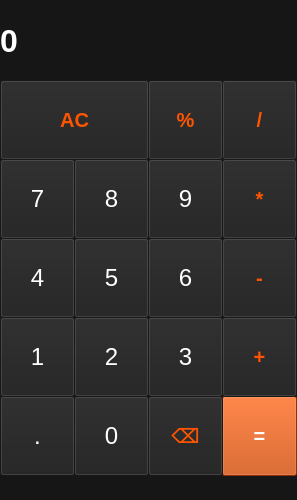
<?xml version="1.0" encoding="UTF-8"?>
<ui version="4.0">
 <class>MainWindow</class>
 <widget class="QMainWindow" name="MainWindow">
  <property name="geometry">
   <rect>
    <x>0</x>
    <y>0</y>
    <width>297</width>
    <height>500</height>
   </rect>
  </property>
  <property name="windowTitle">
   <string>Calculator</string>
  </property>
  <property name="styleSheet">
   <string notr="true">background-color: rgb(22, 22, 22);</string>
  </property>
  <widget class="QWidget" name="centralwidget">
   <widget class="QPushButton" name="btn_0">
    <property name="geometry">
     <rect>
      <x>74</x>
      <y>396</y>
      <width>75</width>
      <height>80</height>
     </rect>
    </property>
    <property name="font">
     <font>
      <pointsize>18</pointsize>
     </font>
    </property>
    <property name="styleSheet">
     <string notr="true">background-color: rgb(33, 33, 33);
color: rgb(255, 255, 255);</string>
    </property>
    <property name="text">
     <string>0</string>
    </property>
   </widget>
   <widget class="QLabel" name="label_result">
    <property name="geometry">
     <rect>
      <x>0</x>
      <y>0</y>
      <width>297</width>
      <height>81</height>
     </rect>
    </property>
    <property name="font">
     <font>
      <pointsize>24</pointsize>
      <weight>75</weight>
      <bold>true</bold>
     </font>
    </property>
    <property name="styleSheet">
     <string notr="true">background-color: rgb(22, 22, 22);
color: rgb(255, 255, 255);</string>
    </property>
    <property name="text">
     <string>0</string>
    </property>
    <property name="margin">
     <number>15</number>
    </property>
   </widget>
   <widget class="QPushButton" name="btn_equal">
    <property name="geometry">
     <rect>
      <x>222</x>
      <y>396</y>
      <width>75</width>
      <height>80</height>
     </rect>
    </property>
    <property name="font">
     <font>
      <pointsize>15</pointsize>
      <weight>75</weight>
      <bold>true</bold>
     </font>
    </property>
    <property name="styleSheet">
     <string notr="true">background-color: rgb(197, 66, 0);
color: rgb(255, 255, 255);</string>
    </property>
    <property name="text">
     <string>=</string>
    </property>
   </widget>
   <widget class="QPushButton" name="btn_1">
    <property name="geometry">
     <rect>
      <x>0</x>
      <y>317</y>
      <width>75</width>
      <height>80</height>
     </rect>
    </property>
    <property name="font">
     <font>
      <pointsize>18</pointsize>
     </font>
    </property>
    <property name="styleSheet">
     <string notr="true">background-color: rgb(33, 33, 33);
color: rgb(255, 255, 255);</string>
    </property>
    <property name="text">
     <string>1</string>
    </property>
   </widget>
   <widget class="QPushButton" name="btn_6">
    <property name="geometry">
     <rect>
      <x>148</x>
      <y>238</y>
      <width>75</width>
      <height>80</height>
     </rect>
    </property>
    <property name="font">
     <font>
      <pointsize>18</pointsize>
     </font>
    </property>
    <property name="styleSheet">
     <string notr="true">background-color: rgb(33, 33, 33);
color: rgb(255, 255, 255);</string>
    </property>
    <property name="text">
     <string>6</string>
    </property>
   </widget>
   <widget class="QPushButton" name="btn_5">
    <property name="geometry">
     <rect>
      <x>74</x>
      <y>238</y>
      <width>75</width>
      <height>80</height>
     </rect>
    </property>
    <property name="font">
     <font>
      <pointsize>18</pointsize>
     </font>
    </property>
    <property name="styleSheet">
     <string notr="true">background-color: rgb(33, 33, 33);
color: rgb(255, 255, 255);</string>
    </property>
    <property name="text">
     <string>5</string>
    </property>
   </widget>
   <widget class="QPushButton" name="btn_4">
    <property name="geometry">
     <rect>
      <x>0</x>
      <y>238</y>
      <width>75</width>
      <height>80</height>
     </rect>
    </property>
    <property name="font">
     <font>
      <pointsize>18</pointsize>
     </font>
    </property>
    <property name="styleSheet">
     <string notr="true">background-color: rgb(33, 33, 33);
color: rgb(255, 255, 255);</string>
    </property>
    <property name="text">
     <string>4</string>
    </property>
   </widget>
   <widget class="QPushButton" name="btn_3">
    <property name="geometry">
     <rect>
      <x>148</x>
      <y>317</y>
      <width>75</width>
      <height>80</height>
     </rect>
    </property>
    <property name="font">
     <font>
      <pointsize>18</pointsize>
     </font>
    </property>
    <property name="styleSheet">
     <string notr="true">background-color: rgb(33, 33, 33);
color: rgb(255, 255, 255);</string>
    </property>
    <property name="text">
     <string>3</string>
    </property>
   </widget>
   <widget class="QPushButton" name="btn_2">
    <property name="geometry">
     <rect>
      <x>74</x>
      <y>317</y>
      <width>75</width>
      <height>80</height>
     </rect>
    </property>
    <property name="font">
     <font>
      <pointsize>18</pointsize>
     </font>
    </property>
    <property name="styleSheet">
     <string notr="true">background-color: rgb(33, 33, 33);
color: rgb(255, 255, 255);</string>
    </property>
    <property name="text">
     <string>2</string>
    </property>
   </widget>
   <widget class="QPushButton" name="btn_7">
    <property name="geometry">
     <rect>
      <x>0</x>
      <y>159</y>
      <width>75</width>
      <height>80</height>
     </rect>
    </property>
    <property name="font">
     <font>
      <pointsize>18</pointsize>
     </font>
    </property>
    <property name="styleSheet">
     <string notr="true">background-color: rgb(33, 33, 33);
color: rgb(255, 255, 255);</string>
    </property>
    <property name="text">
     <string>7</string>
    </property>
   </widget>
   <widget class="QPushButton" name="btn_8">
    <property name="geometry">
     <rect>
      <x>74</x>
      <y>159</y>
      <width>75</width>
      <height>80</height>
     </rect>
    </property>
    <property name="font">
     <font>
      <pointsize>18</pointsize>
     </font>
    </property>
    <property name="styleSheet">
     <string notr="true">background-color: rgb(33, 33, 33);
color: rgb(255, 255, 255);</string>
    </property>
    <property name="text">
     <string>8</string>
    </property>
   </widget>
   <widget class="QPushButton" name="btn_9">
    <property name="geometry">
     <rect>
      <x>148</x>
      <y>159</y>
      <width>75</width>
      <height>80</height>
     </rect>
    </property>
    <property name="font">
     <font>
      <pointsize>18</pointsize>
     </font>
    </property>
    <property name="styleSheet">
     <string notr="true">background-color: rgb(33, 33, 33);
color: rgb(255, 255, 255);</string>
    </property>
    <property name="text">
     <string>9</string>
    </property>
   </widget>
   <widget class="QPushButton" name="btn_div">
    <property name="geometry">
     <rect>
      <x>222</x>
      <y>80</y>
      <width>75</width>
      <height>80</height>
     </rect>
    </property>
    <property name="font">
     <font>
      <pointsize>15</pointsize>
      <weight>75</weight>
      <bold>true</bold>
     </font>
    </property>
    <property name="styleSheet">
     <string notr="true">background-color: rgb(33, 33, 33);
color: rgb(255, 85, 0);</string>
    </property>
    <property name="text">
     <string>/</string>
    </property>
   </widget>
   <widget class="QPushButton" name="btn_mul">
    <property name="geometry">
     <rect>
      <x>222</x>
      <y>159</y>
      <width>75</width>
      <height>80</height>
     </rect>
    </property>
    <property name="font">
     <font>
      <pointsize>15</pointsize>
      <weight>75</weight>
      <bold>true</bold>
     </font>
    </property>
    <property name="styleSheet">
     <string notr="true">background-color: rgb(33, 33, 33);
color: rgb(255, 85, 0);</string>
    </property>
    <property name="text">
     <string>*</string>
    </property>
   </widget>
   <widget class="QPushButton" name="btn_minus">
    <property name="geometry">
     <rect>
      <x>222</x>
      <y>238</y>
      <width>75</width>
      <height>80</height>
     </rect>
    </property>
    <property name="font">
     <font>
      <pointsize>15</pointsize>
      <weight>75</weight>
      <bold>true</bold>
     </font>
    </property>
    <property name="styleSheet">
     <string notr="true">background-color: rgb(33, 33, 33);
color: rgb(255, 85, 0);</string>
    </property>
    <property name="text">
     <string>-</string>
    </property>
   </widget>
   <widget class="QPushButton" name="btn_plus">
    <property name="geometry">
     <rect>
      <x>222</x>
      <y>317</y>
      <width>75</width>
      <height>80</height>
     </rect>
    </property>
    <property name="font">
     <font>
      <pointsize>15</pointsize>
      <weight>75</weight>
      <bold>true</bold>
     </font>
    </property>
    <property name="styleSheet">
     <string notr="true">background-color: rgb(33, 33, 33);
color: rgb(255, 85, 0);</string>
    </property>
    <property name="text">
     <string>+</string>
    </property>
   </widget>
   <widget class="QPushButton" name="btn_comma">
    <property name="geometry">
     <rect>
      <x>0</x>
      <y>396</y>
      <width>75</width>
      <height>80</height>
     </rect>
    </property>
    <property name="font">
     <font>
      <pointsize>18</pointsize>
     </font>
    </property>
    <property name="styleSheet">
     <string notr="true">background-color: rgb(33, 33, 33);
color: rgb(255, 255, 255);</string>
    </property>
    <property name="text">
     <string>.</string>
    </property>
   </widget>
   <widget class="QPushButton" name="btn_percent">
    <property name="geometry">
     <rect>
      <x>148</x>
      <y>80</y>
      <width>75</width>
      <height>80</height>
     </rect>
    </property>
    <property name="font">
     <font>
      <pointsize>15</pointsize>
      <weight>75</weight>
      <bold>true</bold>
     </font>
    </property>
    <property name="styleSheet">
     <string notr="true">background-color: rgb(33, 33, 33);
color: rgb(255, 85, 0);</string>
    </property>
    <property name="text">
     <string>%</string>
    </property>
   </widget>
   <widget class="QPushButton" name="btn_backspace">
    <property name="geometry">
     <rect>
      <x>148</x>
      <y>396</y>
      <width>75</width>
      <height>80</height>
     </rect>
    </property>
    <property name="font">
     <font>
      <pointsize>15</pointsize>
      <weight>75</weight>
      <bold>true</bold>
     </font>
    </property>
    <property name="styleSheet">
     <string notr="true">background-color: rgb(33, 33, 33);
color: rgb(255, 85, 0);</string>
    </property>
    <property name="text">
     <string>⌫</string>
    </property>
   </widget>
   <widget class="QPushButton" name="btn_clear">
    <property name="geometry">
     <rect>
      <x>0</x>
      <y>80</y>
      <width>149</width>
      <height>80</height>
     </rect>
    </property>
    <property name="font">
     <font>
      <pointsize>15</pointsize>
      <weight>75</weight>
      <bold>true</bold>
     </font>
    </property>
    <property name="styleSheet">
     <string notr="true">background-color: rgb(33, 33, 33);
color: rgb(255, 85, 0);</string>
    </property>
    <property name="text">
     <string>AC</string>
    </property>
   </widget>
  </widget>
  <widget class="QStatusBar" name="statusbar"/>
 </widget>
 <resources/>
 <connections/>
</ui>
